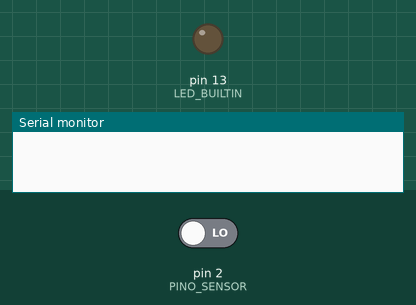
Bench run of a sketch on a simulated Arduino Uno, built with avr-gcc and run on an emulated ATmega328P. On the bench: output pins drawn as LEDs (lit = HIGH), the last lines printed to the serial monitor. The test bench sets the inputs (shaded band); at power-on: pin 2 (PINO_SENSOR) LOW.

Above: at 1.2 s.
1.3 s: pin 2 (PINO_SENSOR) driven HIGH
At 2.5 s:
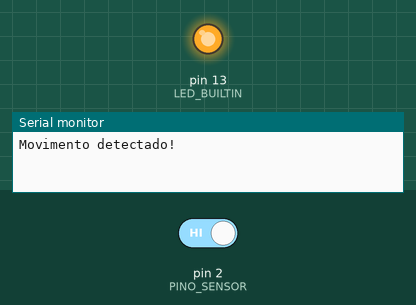
2.8 s: pin 2 (PINO_SENSOR) driven LOW
At 3.8 s:
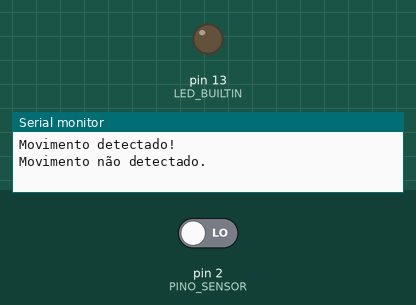
Timing chart, 0 to 5.8 s (numbered marks = the images above; inputs shaded):
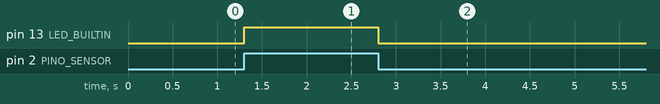

The sketch:

sensor_presenca.ino
```cpp
// (licence header left out)
#define PINO_SENSOR 2

int detectado = LOW; // define que não existe detecção ao iniciar
int valorSensor = 0; // valor da leitura do sensor

void setup() {
  pinMode(LED_BUILTIN, OUTPUT);
  pinMode(PINO_SENSOR, INPUT);
  Serial.begin(9600);
}

void loop() {
  // realiza a leiura do valor corrente do sensor
  valorSensor = digitalRead(PINO_SENSOR);

  // caso movimento detectado
  if (valorSensor == HIGH) {
    // acende o LED da placa
    digitalWrite(LED_BUILTIN, HIGH);

    // imprime mensagem somente quando mudar o estado
    if (detectado == LOW) {
      Serial.println("Movimento detectado!");
      detectado = HIGH;
    }
  } else {
    // apaga o LED da placa
    digitalWrite(LED_BUILTIN, LOW);

    // imprime mensagem somente quando mudar o estado
    if (detectado == HIGH) {
      Serial.println("Movimento não detectado.");
      detectado = LOW;
    }
  }
}
```

Measured:
- after the input at 1.3 s, pin 13 (LED_BUILTIN): LOW → HIGH at once
- after the input at 2.8 s, pin 13 (LED_BUILTIN): HIGH → LOW at once
